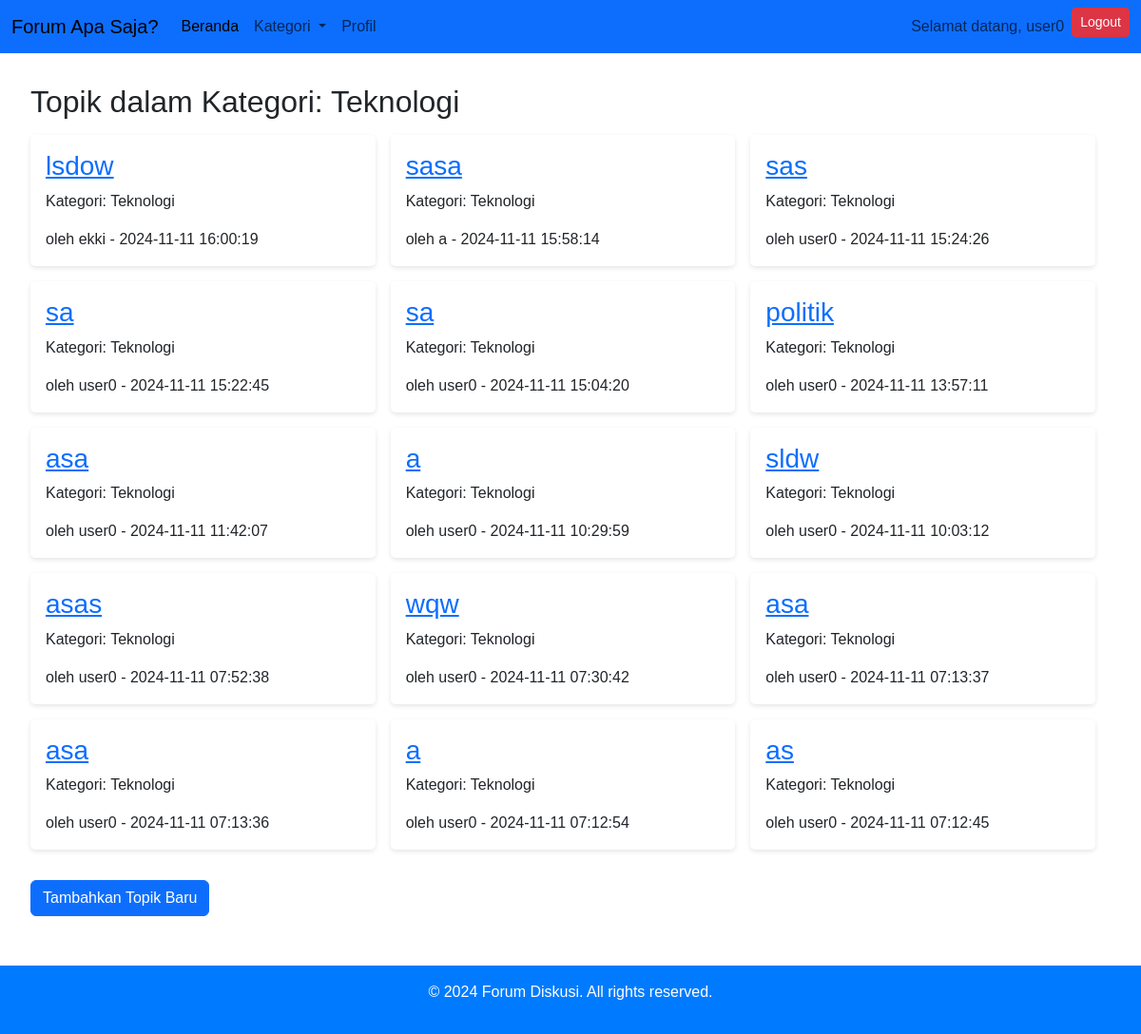
/index.php?category_id=1 (signed in), run on the app's committed database.
### tables this page shows
CREATE TABLE `categories` (
  `id` int(11) NOT NULL,
  `name` varchar(100) NOT NULL,
  `description` text DEFAULT NULL,
  `created_at` timestamp NOT NULL DEFAULT current_timestamp()
);

CREATE TABLE `topics` (
  `id` int(11) NOT NULL,
  `user_id` int(11) NOT NULL,
  `category_id` int(11) NOT NULL,
  `title` varchar(255) NOT NULL,
  `content` text NOT NULL,
  `created_at` timestamp NOT NULL DEFAULT current_timestamp()
);

CREATE TABLE `users` (
  `id` int(11) NOT NULL,
  `username` varchar(50) NOT NULL,
  `email` varchar(100) NOT NULL,
  `password` varchar(255) NOT NULL,
  `created_at` timestamp NOT NULL DEFAULT current_timestamp()
);

### index.php (the view, shortened to what this page needs)
<?php
include 'db.php';
$categoryId = isset($_GET['category_id']) ? (int)$_GET['category_id'] : null;
$query = "SELECT topics.id, topics.title, topics.created_at, users.username, categories.name AS category
          FROM topics
          JOIN users ON topics.user_id = users.id
          JOIN categories ON topics.category_id = categories.id";
if ($categoryId) {
  $query .= " WHERE categories.id = :category_id";
}
$query .= " ORDER BY topics.created_at DESC";
$stmt = $pdo->prepare($query);
if ($categoryId) {
  $stmt->bindParam(':category_id', $categoryId, PDO::PARAM_INT);
}
$stmt->execute();
$topics = $stmt->fetchAll();
?>
<!DOCTYPE html>
<html lang="en">
<head>
  <link rel="stylesheet" href="css/gayaDpn.css">
  <link href="https://cdn.jsdelivr.net/npm/bootstrap@5.3.3/dist/css/bootstrap.min.css" rel="stylesheet">
</head>
<body>
  <nav class="navbar navbar-expand-lg bg-primary">
    <div class="container-fluid">
      <a class="navbar-brand" href="index.php">Forum Apa Saja?</a>
      <div class="collapse navbar-collapse" id="navbarNav">
        <ul class="navbar-nav me-auto mb-2 mb-lg-0">
          <li class="nav-item">
            <a class="nav-link active" aria-current="page" href="index.php">Beranda</a>
          </li>
          <li class="nav-item dropdown">
            <a class="nav-link dropdown-toggle" href="#" role="button" data-bs-toggle="dropdown" aria-expanded="false">
              Kategori
            </a>
          </li>
          <li class="nav-item">
            <a class="nav-link" href="#">Profil</a>
          </li>
        </ul>
        <ul class="navbar-nav ms-auto">
          <?php if (isset($_SESSION['username'])): ?>
            <li class="nav-item">
              <span class="nav-link">Selamat datang, <?php echo htmlspecialchars($_SESSION['username']); ?></span>
            </li>
            <li class="nav-item">
              <a href="logout.php" class="btn btn-danger btn-sm">Logout</a>
            </li>
          <?php endif; ?>
        </ul>
      </div>
    </div>
  </nav>
  <main>
    <section class="topics">
      <h2>
        <?php
        if ($categoryId) {
          if (!empty($topics)) {
            echo "Topik dalam Kategori: " . htmlspecialchars($topics[0]['category']);
          } else {
            echo "Tidak ada topik dalam kategori ini.";
          }
        } else {
          echo "Topik Terbaru";
        }
        ?>
      </h2>
      <div class="topic-list">
        <?php if (!empty($topics)): ?>
          <?php foreach ($topics as $topic): ?>
            <div class="topic-item">
              <h3><a href="topic-detail.php?id=<?php echo $topic['id']; ?>"><?php echo htmlspecialchars($topic['title']); ?></a></h3>
              <p>Kategori: <?php echo htmlspecialchars($topic['category']); ?></p>
              <span>oleh <?php echo htmlspecialchars($topic['username']); ?> - <?php echo $topic['created_at']; ?></span>
            </div>
          <?php endforeach; ?>
        <?php else: ?>
          <p>Tidak ada topik dalam kategori ini.</p>
        <?php endif; ?>
      </div>
    </section>
    <?php if (isset($_SESSION['user_id'])): ?>
      <button class="btn btn-primary" onclick="toggleAddTopicForm()">Tambahkan Topik Baru</button>
    <?php else: ?>
      <button class="btn btn-warning" onclick="showLoginWarning()">Tambahkan Topik Baru</button>
    <?php endif; ?>
  </main>
  <footer>
    <p>&copy; 2024 Forum Diskusi. All rights reserved.</p>
  </footer>
</body>
</html>

### css/gayaDpn.css (style rules this page uses)
* { margin: 0; padding: 0; box-sizing: border-box; font-family: Arial, sans-serif; }
body { background-color: #f5f5f5; color: #333; }
main { padding: 2rem; }
.categories, .topics { margin-bottom: 2rem; }
.categories h2, .topics h2 { margin-bottom: 1rem; }
.category-list, .topic-list { display: flex; gap: 1rem; flex-wrap: wrap; }
.category-item, .topic-item { background-color: #fff; padding: 1rem; border-radius: 5px; box-shadow: 0 2px 5px rgba(0, 0, 0, 0.1); width: calc(33.333% - 1rem); }
footer { text-align: center; padding: 1rem; background-color: #007bff; color: #fff; margin-top: 20px; }

### data on the page
categories: name "Teknologi"
topics: title "lsdow", category.name "Teknologi", user.username "ekki", created_at "2024-11-11 16:00:19"
topics: title "sasa", category.name "Teknologi", user.username "a", created_at "2024-11-11 15:58:14"
topics: title "sas", category.name "Teknologi", user.username "user0", created_at "2024-11-11 15:24:26"
topics: title "sa", category.name "Teknologi", user.username "user0", created_at "2024-11-11 15:22:45"
topics: title "sa", category.name "Teknologi", user.username "user0", created_at "2024-11-11 15:04:20"
topics: title "politik", category.name "Teknologi", user.username "user0", created_at "2024-11-11 13:57:11"
topics: title "asa", category.name "Teknologi", user.username "user0", created_at "2024-11-11 11:42:07"
topics: title "a", category.name "Teknologi", user.username "user0", created_at "2024-11-11 10:29:59"
topics: title "sldw", category.name "Teknologi", user.username "user0", created_at "2024-11-11 10:03:12"
topics: title "asas", category.name "Teknologi", user.username "user0", created_at "2024-11-11 07:52:38"
topics: title "wqw", category.name "Teknologi", user.username "user0", created_at "2024-11-11 07:30:42"
topics: title "asa", category.name "Teknologi", user.username "user0", created_at "2024-11-11 07:13:37"
topics: title "asa", category.name "Teknologi", user.username "user0", created_at "2024-11-11 07:13:36"
topics: title "a", category.name "Teknologi", user.username "user0", created_at "2024-11-11 07:12:54"
topics: title "as", category.name "Teknologi", user.username "user0", created_at "2024-11-11 07:12:45"

### other printed values
$_SESSION['username'] "user0"
